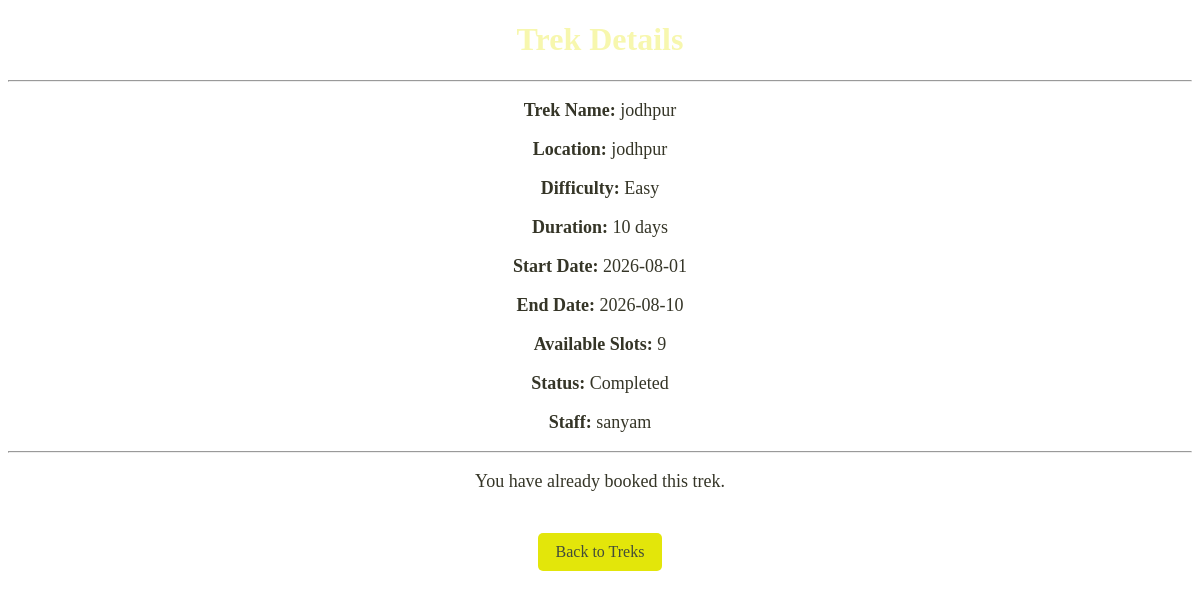
The page /user/treks/1 (signed in) on the database its author committed.
### models.py (models this page shows)
class Trek(db.Model):
    __tablename__="treks"
    id=db.Column(db.Integer,primary_key=True)
    trek_name=db.Column(db.String(150),nullable=False)
    location=db.Column(db.String(100),nullable=False)
    difficulty=db.Column(db.String(20),nullable=False)
    duration=db.Column(db.Integer,nullable=False)
    available_slots=db.Column(db.Integer,nullable=False)
    start_date=db.Column(db.Date)
    end_date=db.Column(db.Date)
    status=db.Column(db.String(20),default="Pending")
    assigned_staff_id=db.Column(db.Integer,db.ForeignKey("trek_staff.id"),nullable=True)
    bookings=db.relationship("Booking",backref="trek")

class TrekStaff(db.Model):
    __tablename__="trek_staff"
    id=db.Column(db.Integer,primary_key=True)
    trek_staff_name=db.Column(db.String(100),nullable=False)
    phone=db.Column(db.String(15),nullable=False)
    experience=db.Column(db.Integer,nullable=False)
    address=db.Column(db.String(255),nullable=False)
    emergency_contact=db.Column(db.String(100),nullable=False)
    user_id=db.Column(db.Integer,db.ForeignKey("users.id"),unique=True,nullable=False)
    assigned_treks=db.relationship("Trek",backref="staff")

### app.py (the view)
@app.route("/user/treks/<int:trek_id>")
def user_trek_detail(trek_id):
    if "user_id" not in session or session["role"] != "user":
        return redirect(url_for("home"))
    trek = Trek.query.get_or_404(trek_id)
    booking = Booking.query.filter_by(
        user_id=session["user_id"],
        trek_id=trek.id,
        booking_status="Booked"
    ).first()
    return render_template(
        "user/trek_detail.html",
        trek=trek,
        already_booked=bool(booking)
    )

### templates/user/trek_detail.html (shortened to what this page needs)
<!DOCTYPE html>
<html>
<head>
</head>
<body>
    <h1>Trek Details</h1>
    <hr>
    <p><b>Trek Name:</b> {{ trek.trek_name }}</p>
    <p><b>Location:</b> {{ trek.location }}</p>
    <p><b>Difficulty:</b> {{ trek.difficulty }}</p>
    <p><b>Duration:</b> {{ trek.duration }} days</p>
    <p><b>Start Date:</b> {{ trek.start_date }}</p>
    <p><b>End Date:</b> {{ trek.end_date }}</p>
    <p><b>Available Slots:</b> {{ trek.available_slots }}</p>
    <p><b>Status:</b> {{ trek.status }}</p>
    <p>
        <b>Staff:</b>
        {% if trek.staff %}
        {{ trek.staff.trek_staff_name }}
        {% else %}
        None
        {% endif %}
    </p>
    <hr>
    {% if already_booked %}
    <p>You have already booked this trek.</p>
    {% elif trek.available_slots > 0 %}
    <form method="POST" action="{{ url_for('user_book_trek', trek_id=trek.id) }}">
        <button type="submit">Book Trek</button>
    </form>
    {% else %}
    <p>No slots available.</p>
    {% endif %}
    <br>
    <a href="{{ url_for('user_treks') }}">Back to Treks</a>
</body>
</html>

### templates/user/trek_detail.html (style rules this page uses)
body { text-align: center; color: rgb(244, 244, 201); background: url('https://images.unsplash.com/photo-1470071459604-3b5ec3a7fe05?auto=format&fit=crop&w=1920&q=80') center/cover fixed; margin-bottom: 30px; }
h1 { color: rgb(247, 247, 174); }
p { font-size: 18px; color: rgb(53, 53, 39); }
a { display: inline-block; padding: 10px 18px; margin: 5px; color: rgb(66, 76, 58); text-decoration: none; border-radius: 5px; background: rgb(227, 230, 10); }

### rows shown on the page
Trek: trek_name "jodhpur", location "jodhpur", difficulty "Easy", duration "10", start_date "2026-08-01", end_date "2026-08-10", available_slots "9", status "Completed"
TrekStaff: staff.trek_staff_name "sanyam"
